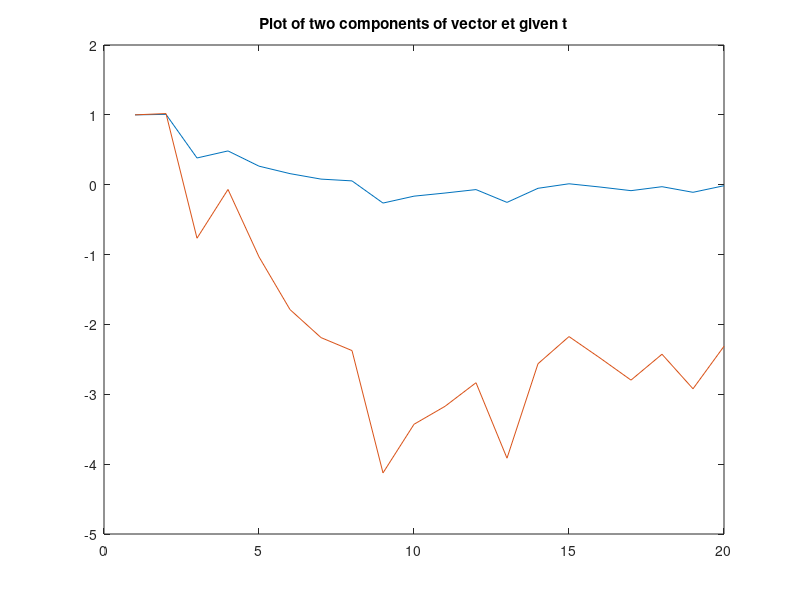
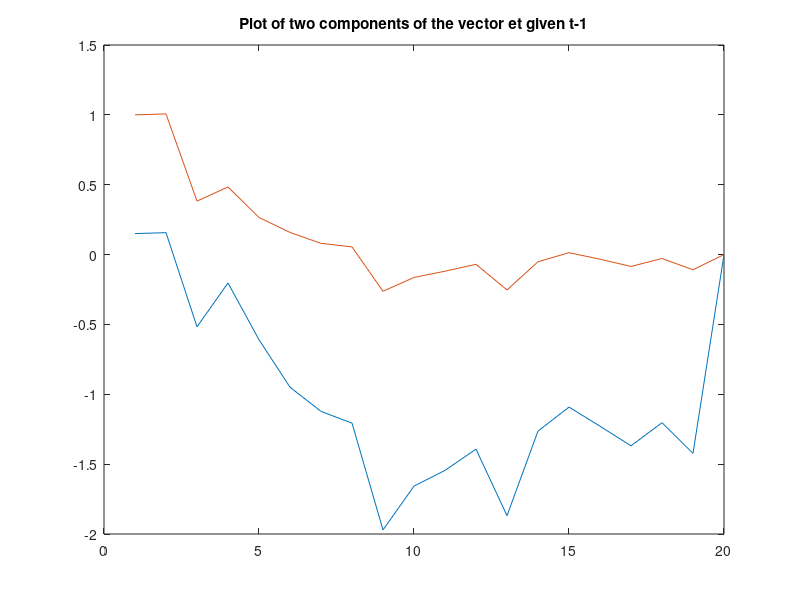
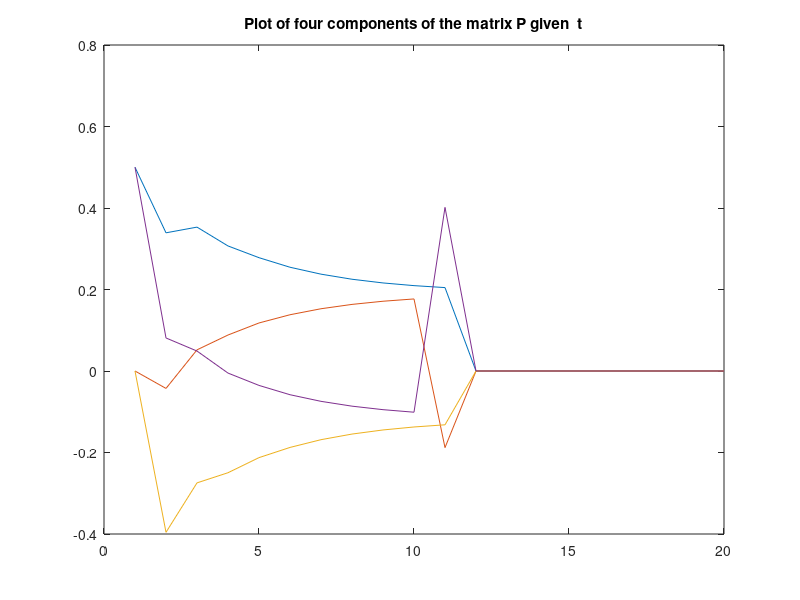
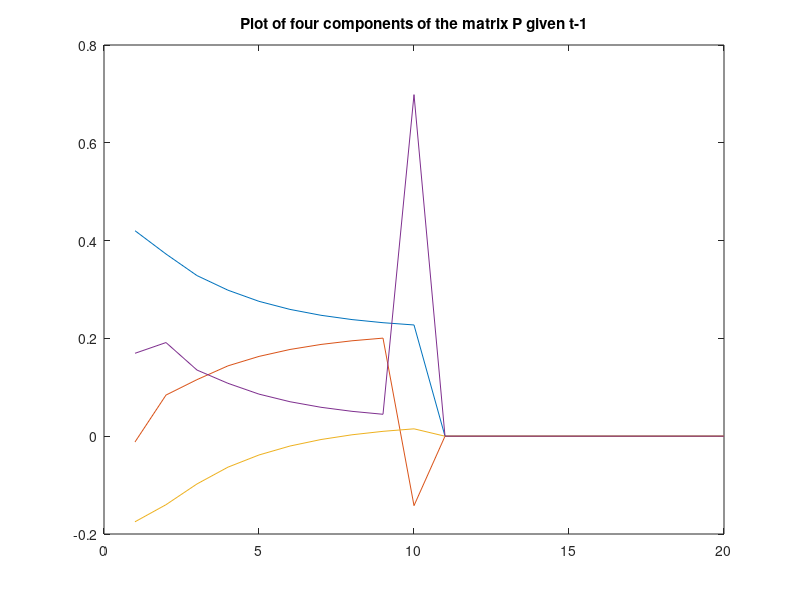

Write MATLAB code to recreate these figures, in order.
function StateSpaceModel
n = 20;
vari = 1;
j =0;
er= normrnd(0,vari,n,1);
for i = 1:n
    t(i) = i;
end
phi1 = -0.35;
phi2 = 0.5;
theta = 0.9;
y(1) = normrnd(0,vari);
y(2) = normrnd(0,vari);
for i = 3:n
    y(i) = (phi1*y(i-1)) +(phi2*y(i-2)) + er(i) + (theta *er(i-1));
end
F = [phi1 phi2 ; 1 0];
H = [1 ; theta];
Q = [0.234 0 ; 0 0.489];
R = 0.269;
et = zeros(2,n);
ett1 = zeros(2,n);
et(:,1) = [1 ; 1];
pt = zeros(2,2*n);
ptt1 = zeros(2,2*n);
pt(:,1:2) = [0.5 0 ; 0 0.5];
for i = 2:n
  ett1(:,i-1) = F * et(:,i-1);
  ptt1(:,i-1:i) = (F * pt(:,i-1:i) * F') + Q;
  et(:,i) = et(:,i-1)+ (ptt1(:,i-1:i)* H * ((H'*ptt1(:,i-1:i)*H)+R) *(y(i)-(H'*ett1(:,i-1))));
  pt(:,i+1:i+2) = ptt1(:,i-1:i) - (ptt1(:,i-1:i)*H*((H'*ptt1(:,i-1:i)*H)+R)*H'*ptt1(:,i-1:i)); 
end
for i = 0:n-1
    j = (2*i)+1;
    pte1(i+1) = pt(1,j);
    pte3(i+1) = pt(2,j);
    ptt1e1(i+1) = ptt1(1,j);
    ptt1e3(i+1) = ptt1(2,j);
end

for i = 1:n
    j = (2*i);
    pte2(i) = pt(1,j);
    pte4(i) = pt(2,j);
    ptt1e2(i) = ptt1(1,j);
    ptt1e4(i) = ptt1(2,j);
end
figure(1);
plot(t,et(1,:),t,et(2,:));
title('Plot of two components of vector et given t');
figure(2);
plot(t,ett1(1,:),t,ett1(2,:));
title('Plot of two components of the vector et given t-1');
figure(3);
plot(t,pte1,t,pte2,t,pte3,t,pte4);
title('Plot of four components of the matrix P given  t');
figure(4);
plot(t,ptt1e1,t,ptt1e2,t,ptt1e3,t,ptt1e4)
title('Plot of four components of the matrix P given t-1');
display(eig(F));
end